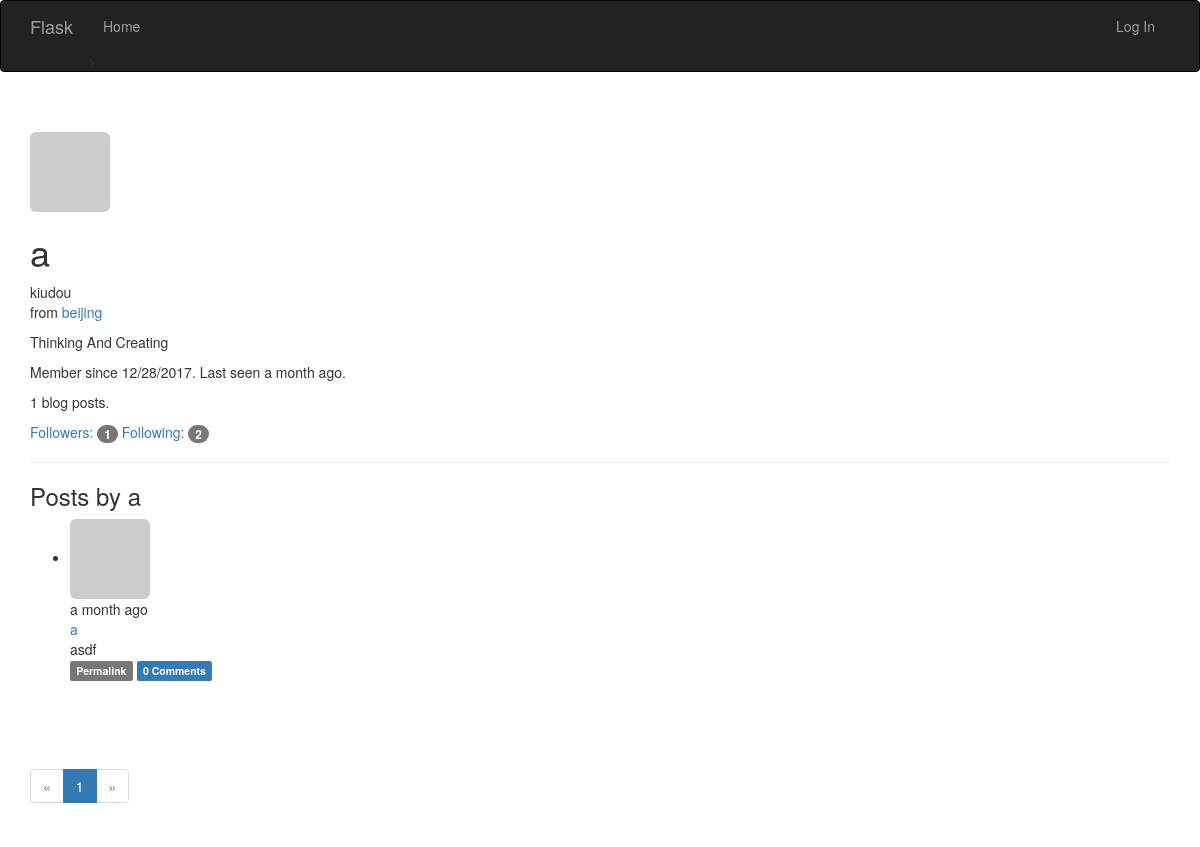
/user/a, run on an earlier commit of the app's database.
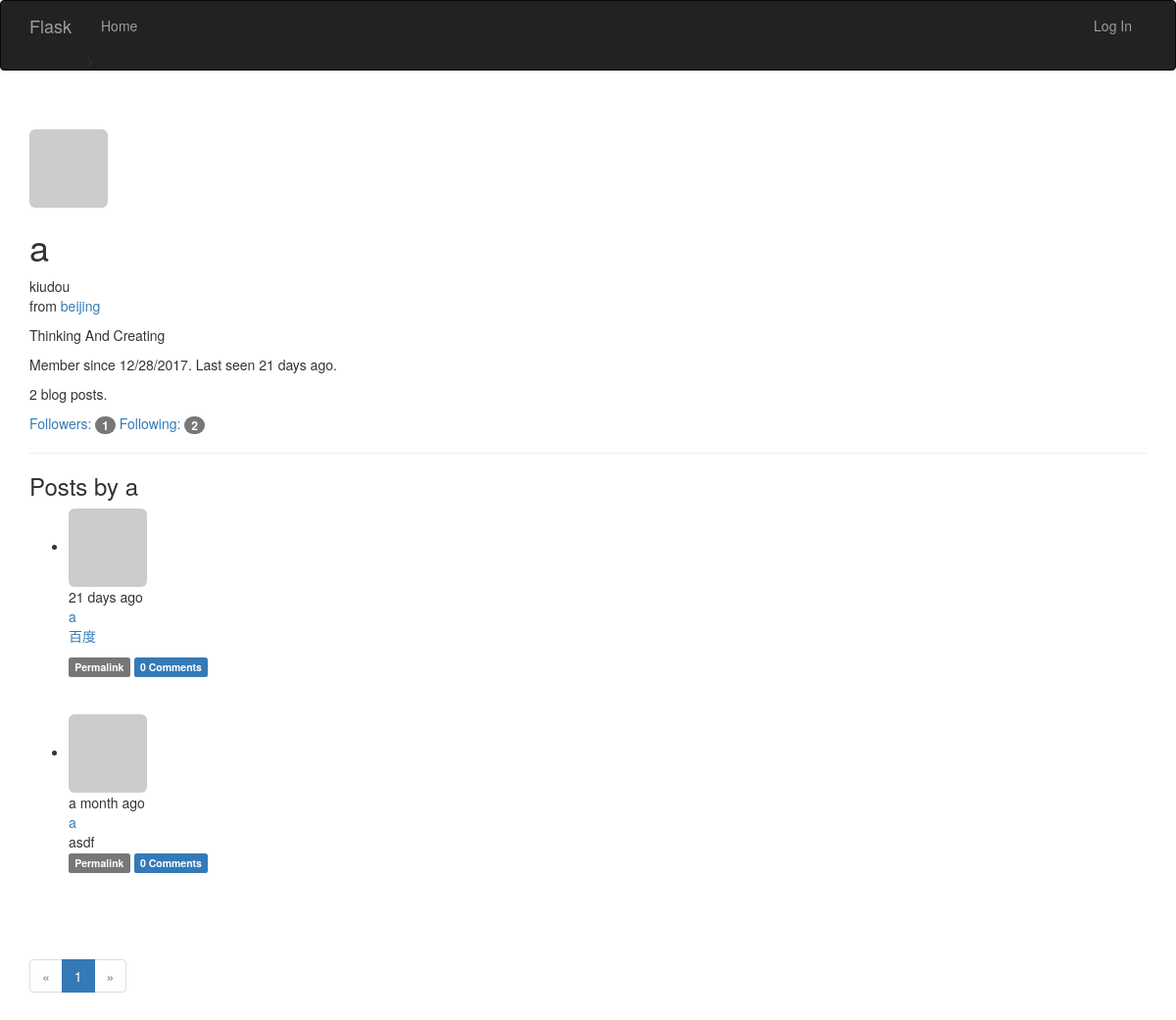
And on a later commit of the database.
### app/models.py (models this page shows, shortened)
class User(UserMixin, db.Model): #UserMixin包含p82页的方法的默认实现
    __tablename__ = 'users'
    id = db.Column(db.Integer, primary_key=True)
    email = db.Column(db.Integer, unique=True, index=True)
    username = db.Column(db.String(64), unique=True, index=True)
    role_id = db.Column(db.Integer, db.ForeignKey('roles.id'))
    password_hash = db.Column(db.String(128))
    confirmed = db.Column(db.Boolean, default=False)
    name = db.Column(db.String(64)) #真是姓名
    location = db.Column(db.String(64)) #所在地
    about_me = db.Column(db.Text()) #自我介绍，string和text的区别是后者不需要指定最大长度
    member_since = db.Column(db.DateTime(), default=datetime.utcnow) #注册日期
    last_seen = db.Column(db.DateTime(), default=datetime.utcnow) #最后访问时间
    avatar_hash = db.Column(db.String(32)) #使用缓存的MD5散列值生成Gravatar URL
    posts = db.relationship('Post', backref='author', lazy='dynamic')
    followed = db.relationship('Follow',
                               foreign_keys=[Follow.follower_id],
                               backref=db.backref('follower',lazy='joined'), #回引Follow模型
                               lazy='dynamic',
                               cascade='all, delete-orphan')
    followers = db.relationship('Follow',
                               foreign_keys=[Follow.followed_id],
                               backref=db.backref('followed',lazy='joined'), #joined，立即从联结查询中加载相关对象
                               lazy='dynamic',
                               cascade='all, delete-orphan')
    comments = db.relationship('Comment', backref='author', lazy='dynamic')
    """
    计算密码散列值的函数通过名为password的只写属性实现。
    如果试图读取password属性的值，会返回错误，
    因为生成散列值后就无法还原成原来的密码了
    """
    @property
    def password(self):
        raise AttributeError('password is not a readable attribute')
    def gravatar(self, size=100, default='identicon', rating='g'): #构建gravatar URL,用于生成头像
        if request.is_secure:
            url = 'https://secure.gravatar.com/avatar'
        else:
            url = 'https://www.gravatar.com/avatar'
        hash = hashlib.md5(self.email.encode('utf-8')).hexdigest()
        return '{url}/{hash}?s={size}&d={default}&r={rating}'.format(
            url=url, hash=hash, size=size, default=default, rating=rating)

class Post(db.Model): #文章模型
    __tablename__ = 'posts'
    id = db.Column(db.Integer, primary_key=True)
    body = db.Column(db.Text)
    timestamp = db.Column(db.DateTime, index=True, default=datetime.utcnow)
    author_id = db.Column(db.Integer, db.ForeignKey('users.id'))
    body_html = db.Column(db.Text)
    comments = db.relationship('Comment', backref='post', lazy='dynamic')

### app/main/views.py (the view)
@main.route('/user/<username>')
def user(username):
    user = User.query.filter_by(username=username).first_or_404()
    page = request.args.get('page', 1, type=int)
    pagination = user.posts.order_by(Post.timestamp.desc()).paginate(
        page, per_page=20,error_out=False)
    posts = pagination.items
    return render_template('user.html', user=user, posts=posts, pagination=pagination)

### app/auth/views.py (called while the page is built)
@auth.before_app_request
def before_request():
    if current_user.is_authenticated:
        current_user.ping()
        if not current_user.confirmed and request.endpoint[:5] != 'auth.':
            return redirect(url_for('auth.unconfirmed'))

### app/main/__init__.py (called while the page is built)
@main.app_context_processor
def inject_permissions():
    return dict(Permission=Permission)

### app/models.py (called while the page is built)
    def can(self, permissions):
       return False

    def is_administrator(self):
        return False

### app/templates/user.html (shortened to what this page needs)
{% extends "base.html" %}
{% import "_macros.html" as macros %}
{% block page_content %}
<div class="page-header">
    <img class="img-rounded profile-thumbnail" src="{{ user.gravatar(size=256) }}">
    <div class="profile-header">
        <h1>{{ user.username }}</h1>
        {% if user.name or user.location %}
        <p>
            {% if user.name %}{{ user.name }}<br>{% endif %}
            {% if user.location %}
                from <a href="http://maps.google.com/?q={{ user.location }}">{{ user.location }}</a><br>
            {% endif %}
        </p>
        {% endif %}
        {% if user.about_me %}<p>{{ user.about_me }}</p>{% endif %}
        <p>Member since {{ moment(user.member_since).format('L') }}. Last seen {{ moment(user.last_seen).fromNow() }}.</p>
        <p>{{ user.posts.count() }} blog posts.</p>
        <p>
            <a href="{{ url_for('.followers', username=user.username) }}">Followers: <span class="badge">{{ user.followers.count() }}</span></a>
            <a href="{{ url_for('.followed_by', username=user.username) }}">Following: <span class="badge">{{ user.followed.count() }}</span></a>
        </p>
    </div>
</div>
<h3>Posts by {{ user.username }}</h3>
{% include '_post.html' %}
{% if pagination %}
<div class="pagination">
    {{ macros.pagination_widget(pagination, '.user', username=user.username) }}
</div>
{% endif %}
{% endblock %}

### app/templates/base.html (shortened to what this page needs)
{% extends "bootstrap/base.html" %}
{% block head %}
{{ super()}}
{% endblock %}
{% block navbar%}
<div class="navbar navbar-inverse" role="navigation">
	<div class="container">
		<div class="navbar-header">
			<a class="navbar-brand" href="{{ url_for('main.index') }}">Flask</a>
		</div>
		<div class="navbar-collapse collapse">
			<ul class="nav navbar-nav">
				<li><a href="{{ url_for('main.index') }}">Home</a>></li>
			</ul>
			<ul class="nav navbar-nav navbar-right">
				{% if current_user.is_authenticated %}
				<li><a href="{{ url_for('auth.logout')}}">Log Out</a></li>
				{% else %}
				<li><a href="{{ url_for('auth.login')}}">Log In</a></li>
				{% endif %}
			</ul>
		</div>
	</div>
</div>
{% endblock %}
{% block content%}
<div class="container">
	{% block page_content %}{% endblock %}
</div>
{% endblock %}

### app/templates/_macros.html
{% macro pagination_widget(pagination, endpoint) %}
<ul class="pagination">
    <li{% if not pagination.has_prev %} class="disabled"{% endif %}>
        <a href="{% if pagination.has_prev %}{{ url_for(endpoint, page=pagination.prev_num, **kwargs) }}{% else %}#{% endif %}">
            &laquo;
        </a>
    </li>
    {% for p in pagination.iter_pages() %}
        {% if p %}
            {% if p == pagination.page %}
            <li class="active">
                <a href="{{ url_for(endpoint, page = p, **kwargs) }}">{{ p }}</a>
            </li>
            {% else %}
            <li>
                <a href="{{ url_for(endpoint, page = p, **kwargs) }}">{{ p }}</a>
            </li>
            {% endif %}
        {% else %}
        <li class="disabled"><a href="#">&hellip;</a></li>
        {% endif %}
    {% endfor %}
    <li{% if not pagination.has_next %} class="disabled"{% endif %}>
        <a href="{% if pagination.has_next %}{{ url_for(endpoint, page=pagination.next_num, **kwargs) }}{% else %}#{% endif %}">
            &raquo;
        </a>
    </li>
</ul>
{% endmacro %}

### app/templates/_post.html (shortened to what this page needs)
<ul class="posts">
    {% for post in posts %}
    <li class="post">
        <div class="post-thumbnail">
            <a href="{{ url_for('.user', username=post.author.username) }}">
                <img class="img-rounded profile-thumbnail" src="{{ post.author.gravatar(size=40) }}">
            </a>
        </div>
        <div class="post-content">
            <div class="post-date">{{ moment(post.timestamp).fromNow() }}</div>
            <div class="post-author"><a href="{{ url_for('.user', username=post.author.username) }}">{{ post.author.username }}</a></div>
            <div class="post-body">
                {% if post.body_html %}
                    {{ post.body_html | safe }}
                {% else %}
                    {{ post.body }}
                {% endif %}
            </div>
            <div class="post-footer">
                <a href="{{ url_for('.post', id=post.id) }}">
                    <span class="label label-default">Permalink</span>
                </a>
                <a href="{{ url_for('.post', id=post.id) }}#comments">
                    <span class="label label-primary">{{ post.comments.count() }} Comments</span>
                </a>
            </div>
        </div>
    </li>
    <br>
    <br>
    {% endfor %}
</ul>

What changed in the data, as far as the page shows it:
changed User "kiudou": last_seen "a month ago" → "21 days ago"
added Post: timestamp "21 days ago", author.username "a", body_html "百度", comments.count "0"
Also different on the page:
{{ user.posts.count() }}: "1" → "2"
